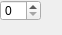
<?xml version="1.0" encoding="UTF-8"?>
<ui version="4.0">
 <class>HexSpinBox</class>
 <widget class="QWidget" name="HexSpinBox">
  <property name="geometry">
   <rect>
    <x>0</x>
    <y>0</y>
    <width>62</width>
    <height>35</height>
   </rect>
  </property>
  <property name="windowTitle">
   <string>Form</string>
  </property>
  <widget class="QSpinBox" name="spinBox">
   <property name="geometry">
    <rect>
     <x>0</x>
     <y>0</y>
     <width>41</width>
     <height>21</height>
    </rect>
   </property>
  </widget>
 </widget>
 <resources/>
 <connections/>
</ui>
